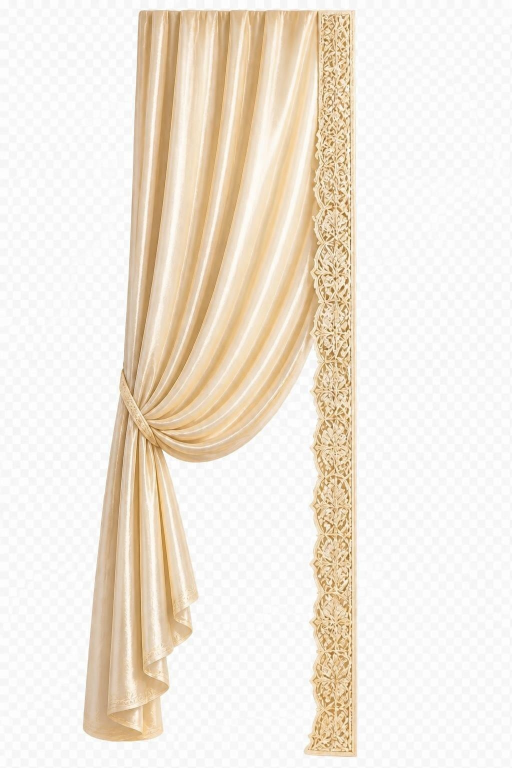
#> input picture src/assets/images/left_curtain.jpeg, 1024 x 1536 px, found by its file name (shown at 1/2 size)
$ python clean_curtains.py
#> lines starting #> are read from the running program, lines starting #| are printed output that depends on the picture; after the words box and inside, x2 and y2 are one past the last pixel; in counts of white or black regions, pixels touching at a corner belong together
from PIL import Image
import numpy as np

def clean_checkerboard(src_path, dst_path):
#> called with src_path = 'src/assets/images/left_curtain.jpeg', dst_path = 'src/assets/images/left_curtain.png'
    img = Image.open(src_path).convert('RGBA')
    data = np.array(img, dtype=np.float32)

    r, g, b, a = data[:,:,0], data[:,:,1], data[:,:,2], data[:,:,3]
#> a: shape (1536, 1024) float32; every value is 255

    diff = np.maximum(np.maximum(np.abs(r - g), np.abs(g - b)), np.abs(r - b))
    brightness = (r + g + b) / 3.0

    is_bg = (diff < 12) & (brightness > 220)
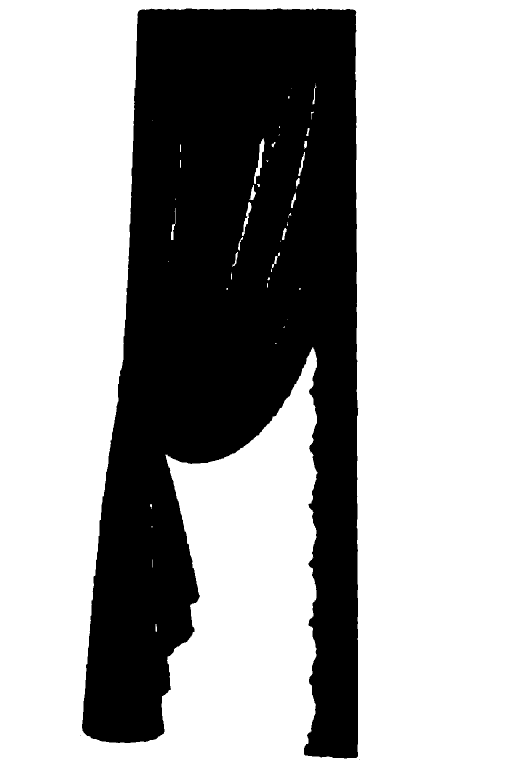
#> is_bg: shape (1536, 1024) bool (shown at 1/2 size); 65.4% white; 3 black regions (2 under 20 px), largest, box (x1, y1, x2, y2) and area: (164, 17, 717, 1517) 544045

    alpha = np.ones_like(r) * 255.0
    alpha[is_bg] = 0.0

    near_bg = (diff < 18) & (brightness > 215) & (~is_bg)
#> near_bg: shape (1536, 1024) bool; 0.86% white; 457 white regions (353 under 20 px), largest, box (x1, y1, x2, y2) and area: (326, 224, 370, 576) 2208, (456, 239, 540, 569) 2163, (522, 175, 633, 596) 1986
    alpha[near_bg] = ((diff[near_bg] - 12) / 6.0) * 255.0

    data[:,:,3] = alpha
    result = Image.fromarray(np.uint8(data))
    result.save(dst_path, 'PNG')
    print(f'Successfully processed and saved {dst_path}')

clean_checkerboard('src/assets/images/left_curtain.jpeg', 'src/assets/images/left_curtain.png')
clean_checkerboard('src/assets/images/right_curtain.jpeg', 'src/assets/images/right_curtain.png')
#> call 2 of clean_checkerboard, with src_path = 'src/assets/images/right_curtain.jpeg', dst_path = 'src/assets/images/right_curtain.png'
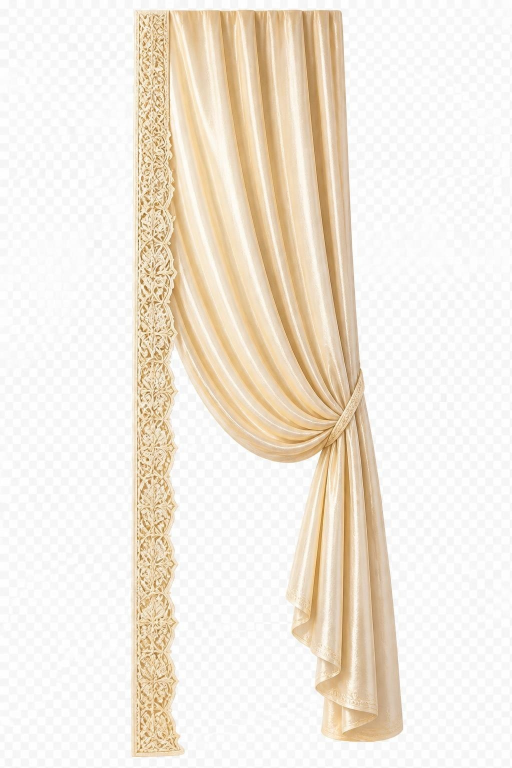
#> input picture src/assets/images/right_curtain.jpeg, 1024 x 1536 px, found by its file name (shown at 1/2 size)
#> in clean_checkerboard (call 2), `is_bg = (diff < 12) & (brightness > 220)`: is_bg: shape (1536, 1024) bool; 66.1% white; 2 black regions (1 under 20 px), largest, box (x1, y1, x2, y2) and area: (260, 17, 808, 1516) 533819
#> in clean_checkerboard (call 2), `near_bg = (diff < 18) & (brightness > 215) & (~is_bg)`: near_bg: shape (1536, 1024) bool; 0.75% white; 552 white regions (474 under 20 px), largest, box (x1, y1, x2, y2) and area: (342, 175, 441, 570) 2049, (439, 272, 509, 552) 1813, (594, 257, 606, 352) 506
clean_checkerboard('src/assets/images/top_curtain.jpeg', 'src/assets/images/top_curtain.png')
#> call 3 of clean_checkerboard, with src_path = 'src/assets/images/top_curtain.jpeg', dst_path = 'src/assets/images/top_curtain.png'
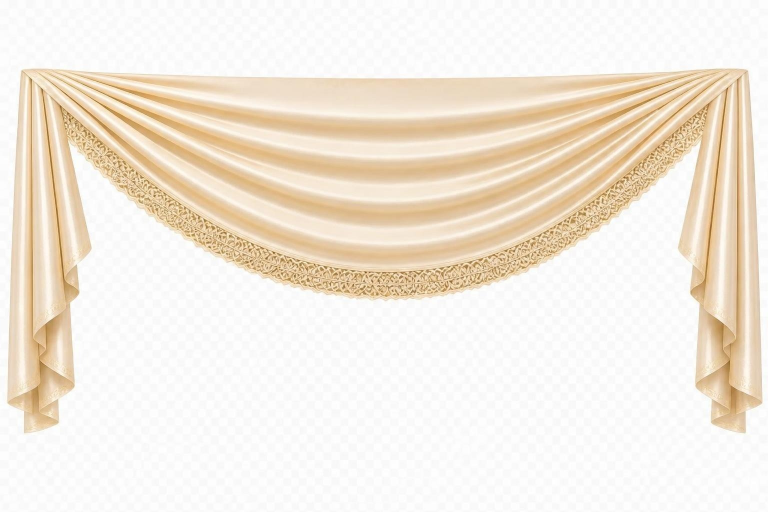
#> input picture src/assets/images/top_curtain.jpeg, 1536 x 1024 px, found by its file name (shown at 1/2 size)
#> in clean_checkerboard (call 3), `r, g, b, a = data[:,:,0], data[:,:,1], data[:,:,2], data[:,:,3]`: a: shape (1024, 1536) float32; every value is 255
#> in clean_checkerboard (call 3), `diff = np.maximum(np.maximum(np.abs(r - g), np.abs(g - b)), np.abs(r -..`:
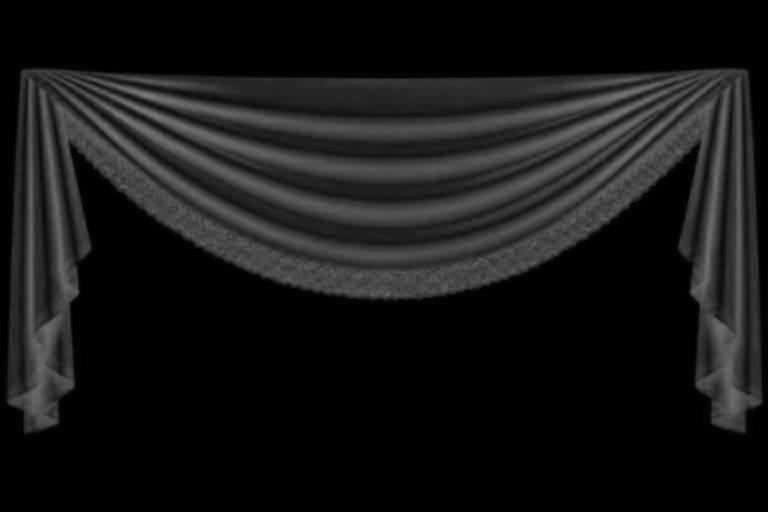
#> diff: shape (1024, 1536) float32 (shown at 1/2 size); min 0, max 124, mean 22
#> in clean_checkerboard (call 3), `is_bg = (diff < 12) & (brightness > 220)`:
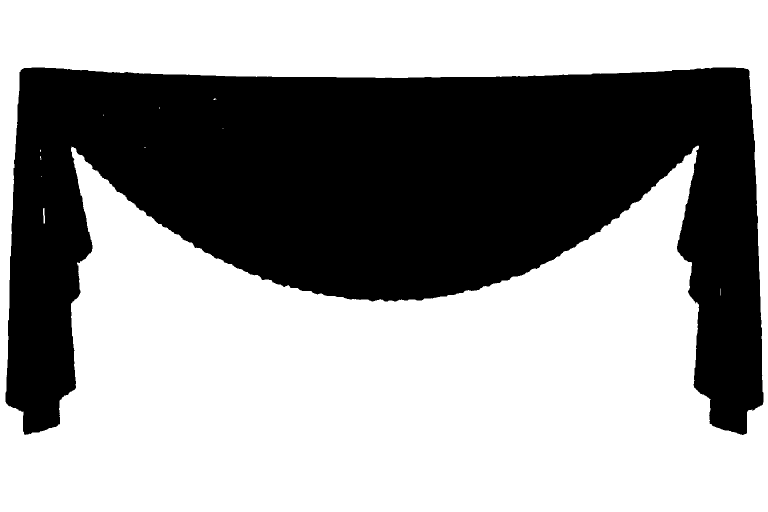
#> is_bg: shape (1024, 1536) bool (shown at 1/2 size); 60.6% white; 1 black region, box (x1, y1, x2, y2) and area: (11, 135, 1527, 870) 620387
#> in clean_checkerboard (call 3), `near_bg = (diff < 18) & (brightness > 215) & (~is_bg)`:
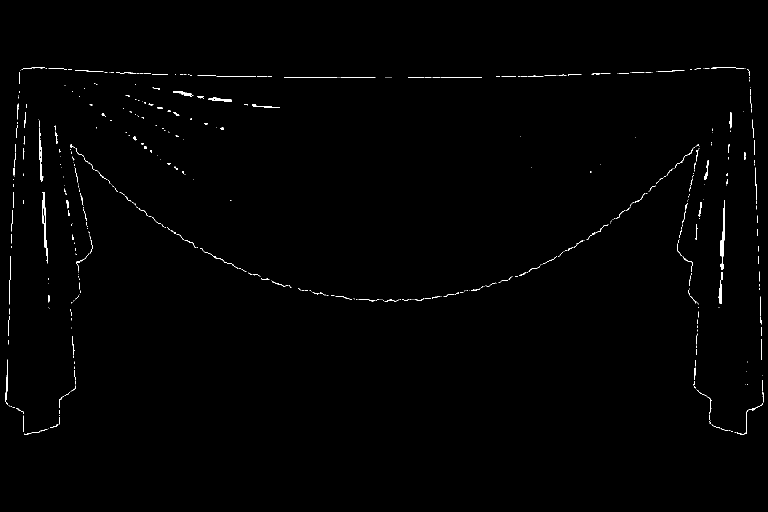
#> near_bg: shape (1024, 1536) bool (shown at 1/2 size); 0.58% white in thin lines or dots, all inside (x1, y1, x2, y2) = (11, 135, 1527, 870)
#> in clean_checkerboard (call 3), `alpha[near_bg] = ((diff[near_bg] - 12) / 6.0) * 255.0`:
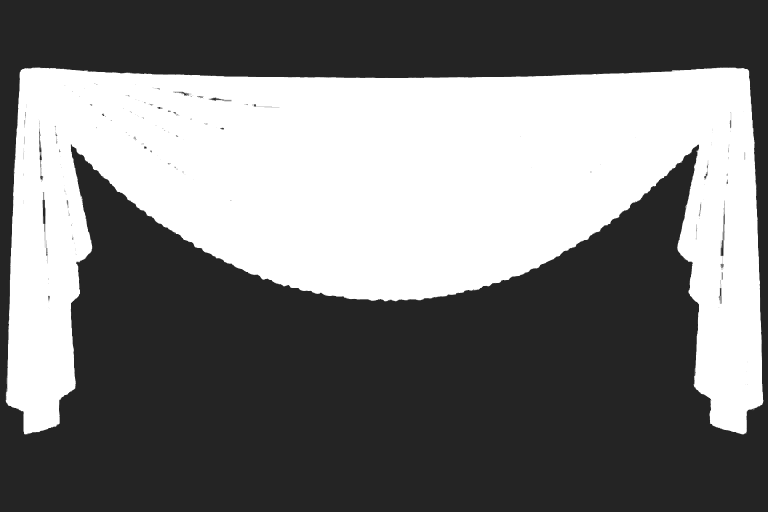
#> alpha: shape (1024, 1536) float32 (shown at 1/2 size); min -42.5, max 255, mean 99.8; drawn with min black and max white
